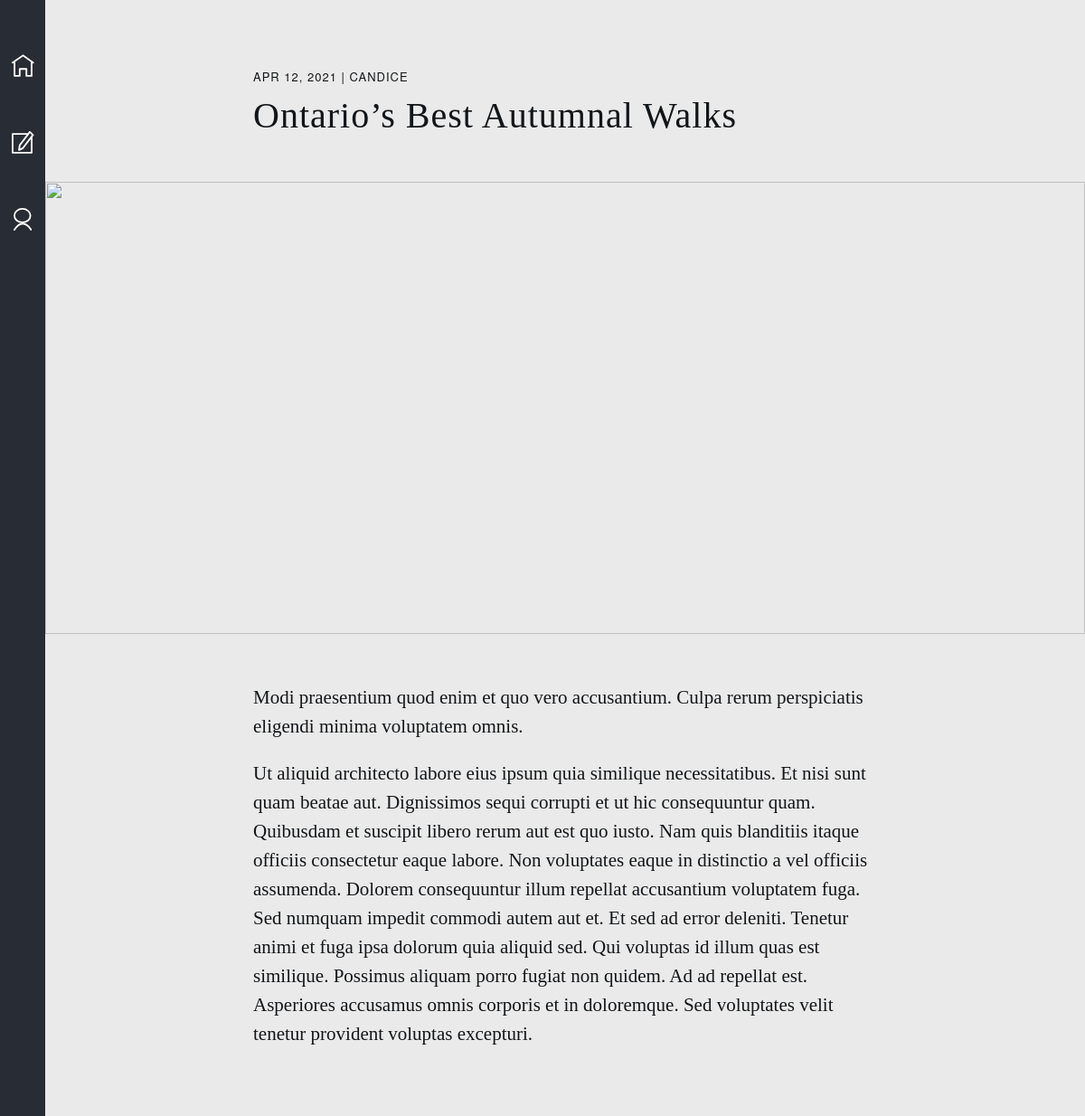
Screenshot of /post/2 with the database file from the repository.
### app/models.py (models this page shows, shortened)
class Post(db.Model):
    id = db.Column(db.Integer, primary_key=True)
    title = db.Column(db.String, nullable=False)
    subtitle = db.Column(db.String, nullable=False)
    content = db.Column(db.Text, nullable=False)
    date_created = db.Column(db.String, nullable=False)
    image = db.Column(db.String, nullable=False)
    user_id = db.Column(db.Integer, db.ForeignKey("user.id"), nullable=False)

class User(db.Model, UserMixin):
    id = db.Column(db.Integer, primary_key=True)
    username = db.Column(db.String, unique=True, nullable=False)
    email = db.Column(db.String, unique=True, nullable=False)
    password = db.Column(db.String(60), nullable=False)
    posts = db.relationship("Post", backref="author", lazy=True)
    def __repr__(self):
        return f"{self.username}"

### app/routes.py (the view)
@app.route("/post/<int:post_id>")
def get_post(post_id):
    selected_post = Post.query.get_or_404(post_id)
    return render_template("post.html", post=selected_post)

### app/templates/post.html (shortened to what this page needs)
{% extends 'base.html' %}
{% block content %}
    <div class="container">
        {% include 'navbar.html' %}
        <article class="main-post">
            <section class="header-text">
                <h3>{{post.date_created}} | {{post.author}}</h3>
                <h1>{{post.title}}</h1>
            </section>
            <img class="main-post-img" src="{{post.image}}" alt="{{post.image_alt_text}}">
            <section class="body-text">
                <p>{{post.subtitle}}</p>
                <p>{{post.content}}</p>
            </section>
        </article>
    </div>
{% endblock %}

### app/static/css/main.css (style rules this page uses)
:root { font-size: 16px; scroll-behavior: smooth; }
* { margin: 0; padding: 0; }
body { height: 100%; width: 100%; background-color: #eaeaea; }
h1, p, h3 { color: #131619; }
h1, p { font-family: Georgia, 'Times New Roman', Times, serif; font-weight: 400; }
h3, label, #submit, #edit, #delete, #logout { font-family: 'Helvetica Neue', sans-serif; font-weight: 400; font-size: 0.8125rem; letter-spacing: 0.0625rem; }
.container { height: auto; width: 100%; }
.main-post { padding-left: 50px; margin: 75px auto; }
.main-post .header-text, .main-post .body-text { margin: 0 auto; width: 60%; }
.main-post .header-text { margin-bottom: 50px; }
.main-post .header-text h3 { margin-bottom: 10px; text-transform: uppercase; }
.main-post .header-text h1 { font-size: 2.5rem; letter-spacing: 0.0625rem; }
.main-post .body-text { margin-top: 50px; }
.main-post .body-text p { font-size: 1.313rem; line-height: 32px; letter-spacing: 0rem; margin-bottom: 20px; }
.main-post .main-post-img { width: 100%; height: 500px; object-fit: cover; }

### rows the page displays
Post: date_created "APR 12, 2021", title "Ontario’s Best Autumnal Walks", subtitle "Modi praesentium quod enim et quo vero accusantium. Culpa rerum perspiciatis eligendi minima voluptatem omnis.", content "Ut aliquid architecto labore eius ipsum quia similique necessitatibus. Et nisi sunt quam beatae aut. Dignissimos sequi corrupti et ut hic consequuntur quam. Quibusdam et suscipit libero rerum aut est quo iusto. Nam quis blanditiis itaque officiis consectetur eaque labore. Non voluptates eaque in distinctio a vel officiis assumenda. Dolorem consequuntur illum repellat accusantium voluptatem fuga. Sed numquam impedit commodi autem aut et. Et sed ad error deleniti. Tenetur animi et fuga ipsa dolorum quia aliquid sed. Qui voluptas id illum quas est similique. Possimus aliquam porro fugiat non quidem. Ad ad repellat est. Asperiores accusamus omnis corporis et in doloremque. Sed voluptates velit…"
User: author "CANDICE"
